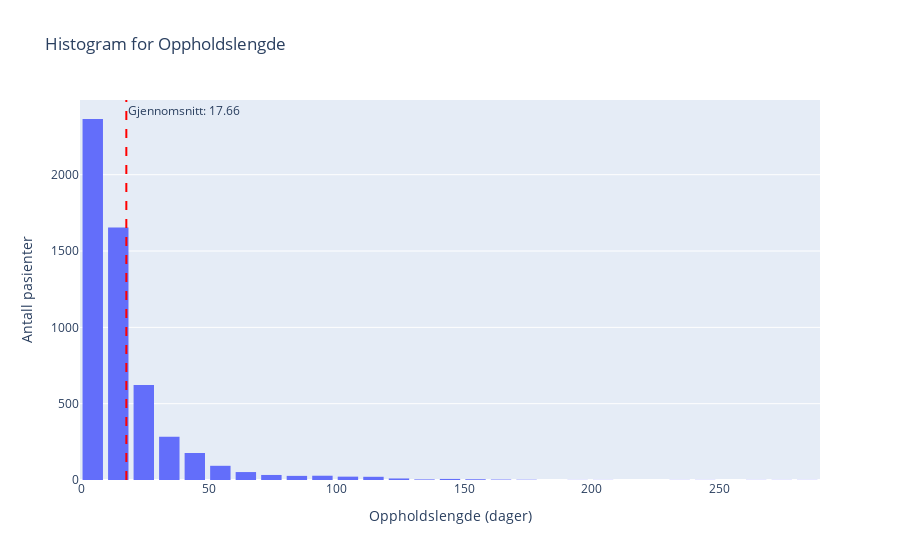

Source (notebook cell):
### Markdown cell above
#### 3.1.2 Skjekker fordelingen.

### Code cell
oppholdslenge_gjennomsnitt = train_df['oppholdslengde'].mean()

fig = px.histogram(train_df, x='oppholdslengde', nbins=40, title='Histogram for Oppholdslengde')

fig.add_vline(x=oppholdslenge_gjennomsnitt, line_dash="dash", line_color="red", 
              annotation_text=f"Gjennomsnitt: {oppholdslenge_gjennomsnitt:.2f}",
              annotation_position="top right")

fig.update_layout(
    xaxis_title='Oppholdslengde (dager)',
    yaxis_title='Antall pasienter',
    bargap=0.2,  
    showlegend=False
)

fig.show()

### Figure 1 — Plotly figure (JSON) as saved in the notebook; plotly's stock layout.template omitted (floating-point values rounded to 4 significant figures; data arrays with more than 128 entries replaced by an {"elided": "..."} marker saying what was removed)
{"data": [{"alignmentgroup": "True", "bingroup": "x", "hovertemplate": "oppholdslengde=%{x}<br>count=%{y}<extra></extra>", "legendgroup": "", "marker": {"color": "#636efa", "pattern": {"shape": ""}}, "name": "", "nbinsx": 40, "offsetgroup": "", "orientation": "v", "showlegend": false, "type": "histogram", "x": {"elided": "5415 int values"}, "xaxis": "x", "yaxis": "y"}], "layout": {"annotations": [{"showarrow": false, "text": "Gjennomsnitt: 17.66", "x": 17.66, "xanchor": "left", "xref": "x", "y": 1, "yanchor": "top", "yref": "y domain"}], "bargap": 0.2, "barmode": "relative", "legend": {"tracegroupgap": 0}, "shapes": [{"line": {"color": "red", "dash": "dash"}, "type": "line", "x0": 17.66, "x1": 17.66, "xref": "x", "y0": 0, "y1": 1, "yref": "y domain"}], "showlegend": false, "title": {"text": "Histogram for Oppholdslengde"}, "xaxis": {"anchor": "y", "domain": [0, 1], "title": {"text": "Oppholdslengde (dager)"}}, "yaxis": {"anchor": "x", "domain": [0, 1], "title": {"text": "Antall pasienter"}}}}
